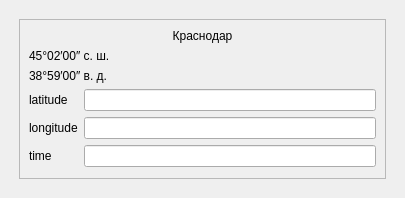
<?xml version="1.0" encoding="UTF-8"?>
<ui version="4.0">
 <class>MainBox</class>
 <widget class="QWidget" name="MainBox">
  <property name="geometry">
   <rect>
    <x>0</x>
    <y>0</y>
    <width>405</width>
    <height>198</height>
   </rect>
  </property>
  <property name="windowTitle">
   <string>Dialog</string>
  </property>
  <layout class="QVBoxLayout" name="verticalLayout_2">
   <item>
    <layout class="QHBoxLayout" name="horizontalLayout_2">
     <property name="margin">
      <number>8</number>
     </property>
     <item>
      <widget class="QFrame" name="frame">
       <property name="frameShape">
        <enum>QFrame::StyledPanel</enum>
       </property>
       <property name="frameShadow">
        <enum>QFrame::Raised</enum>
       </property>
       <layout class="QVBoxLayout" name="verticalLayout">
        <item>
         <widget class="QLabel" name="label_4">
          <property name="text">
           <string>Краснодар</string>
          </property>
          <property name="alignment">
           <set>Qt::AlignCenter</set>
          </property>
         </widget>
        </item>
        <item>
         <widget class="QLabel" name="label_5">
          <property name="text">
           <string>45°02′00″ с. ш.</string>
          </property>
         </widget>
        </item>
        <item>
         <widget class="QLabel" name="label_6">
          <property name="text">
           <string>38°59′00″ в. д.</string>
          </property>
         </widget>
        </item>
        <item>
         <layout class="QGridLayout" name="gridLayout">
          <item row="0" column="1">
           <widget class="QLineEdit" name="le_Latitude">
            <property name="minimumSize">
             <size>
              <width>100</width>
              <height>0</height>
             </size>
            </property>
            <property name="readOnly">
             <bool>true</bool>
            </property>
           </widget>
          </item>
          <item row="0" column="0">
           <widget class="QLabel" name="label">
            <property name="text">
             <string>latitude</string>
            </property>
           </widget>
          </item>
          <item row="1" column="1">
           <widget class="QLineEdit" name="le_Longitude">
            <property name="readOnly">
             <bool>true</bool>
            </property>
           </widget>
          </item>
          <item row="1" column="0">
           <widget class="QLabel" name="label_2">
            <property name="text">
             <string>longitude</string>
            </property>
           </widget>
          </item>
          <item row="2" column="1">
           <widget class="QLineEdit" name="le_Time">
            <property name="readOnly">
             <bool>true</bool>
            </property>
           </widget>
          </item>
          <item row="2" column="0">
           <widget class="QLabel" name="label_3">
            <property name="text">
             <string>time</string>
            </property>
           </widget>
          </item>
         </layout>
        </item>
        <item>
         <spacer name="verticalSpacer">
          <property name="orientation">
           <enum>Qt::Vertical</enum>
          </property>
          <property name="sizeHint" stdset="0">
           <size>
            <width>20</width>
            <height>40</height>
           </size>
          </property>
         </spacer>
        </item>
       </layout>
      </widget>
     </item>
     <item>
      <layout class="QHBoxLayout" name="layout_USB0"/>
     </item>
    </layout>
   </item>
  </layout>
 </widget>
 <resources/>
 <connections/>
</ui>
